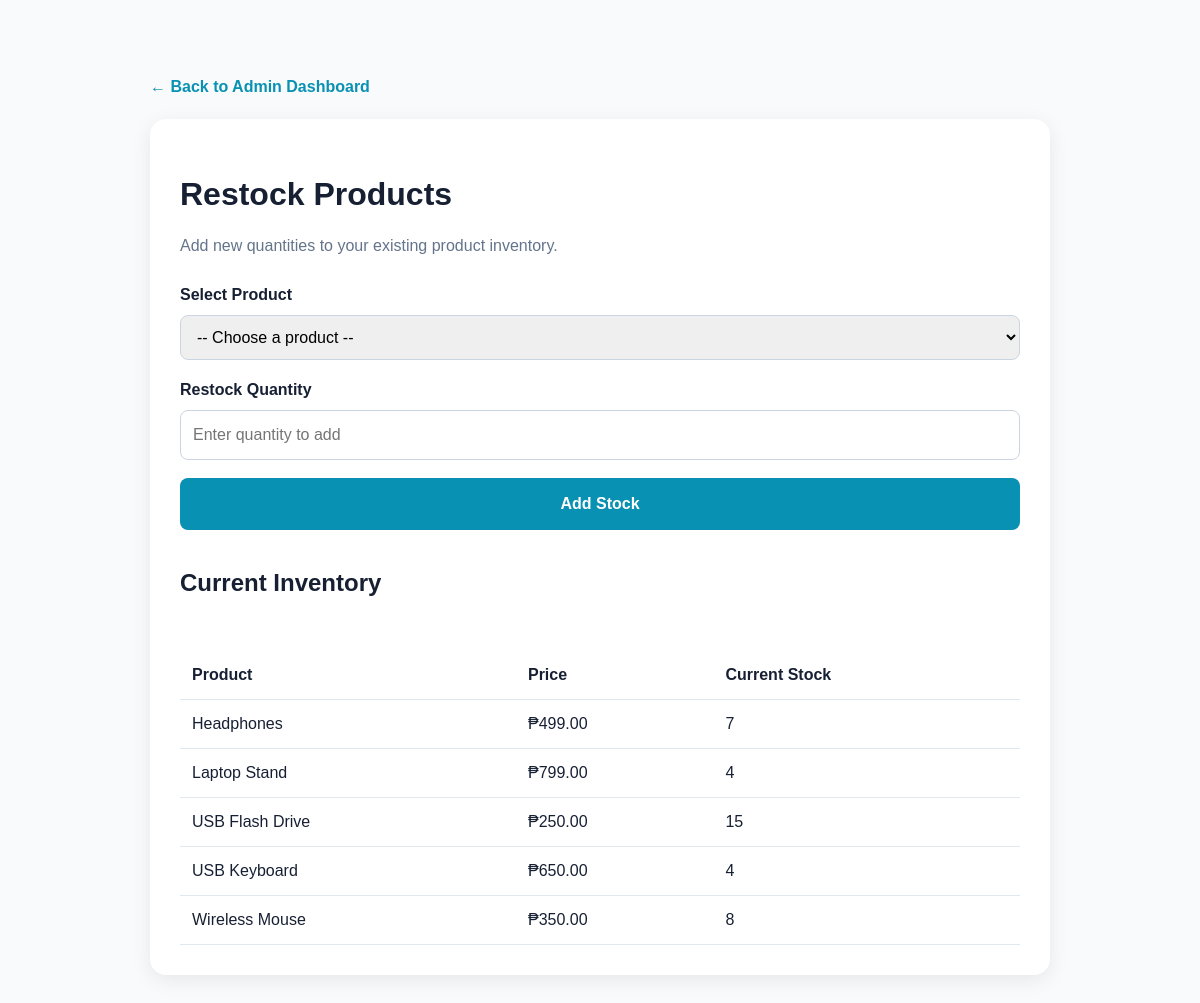
Page /admin/restock (signed in) on the earlier database version.
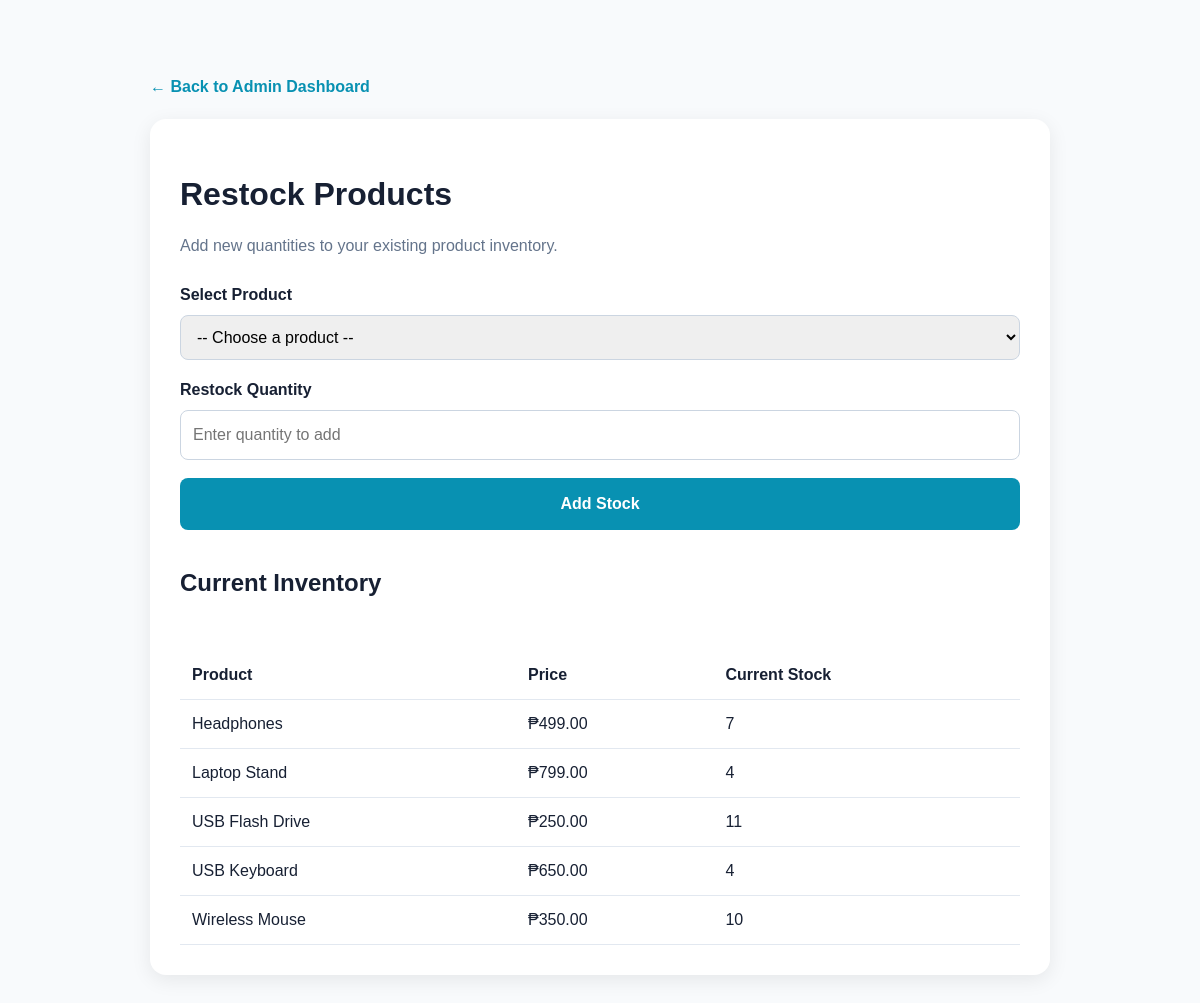
Same page on the later database version.
### tables this page shows
CREATE TABLE products (
            id INTEGER PRIMARY KEY AUTOINCREMENT,
            name TEXT NOT NULL,
            description TEXT,
            price REAL NOT NULL CHECK(price >= 0),
            stock INTEGER NOT NULL DEFAULT 0 CHECK(stock >= 0)
        );

### app.py (the view, shortened to what this page needs)
@app.route("/admin/restock", methods=["GET", "POST"])
@admin_required
def restock_products():
    connection = get_connection()
    try:
        product_columns = get_columns(
            connection, "products"
        )
        product_id_column = find_column(
            product_columns, "product_id", "id"
        )
        if (
            not product_id_column
            or not {"name", "price", "stock"}.issubset(product_columns)
        ):
            raise RuntimeError(
                "The products table must contain ID, name, price, and stock."
            )
        product_id_sql = quote_identifier(
            product_id_column
        )
        products = connection.execute(
            f"""
            SELECT
                {product_id_sql} AS id,
                name,
                price,
                stock
            FROM products
            ORDER BY name
            """
        ).fetchall()
        return render_template(
            "restock.html",
            products=products
        )
    finally:
        connection.close()

### app.py (called while the page is built)
def get_columns(connection, table):
    rows = connection.execute(
        f'PRAGMA table_info("{table}")'
    ).fetchall()
    return {
        row["name"] if isinstance(row, sqlite3.Row) else row[1]
        for row in rows
    }

def find_column(columns, *names):
    for name in names:
        if name in columns:
            return name
    return None

def quote_identifier(identifier):
    return '"' + identifier.replace('"', '""') + '"'

def admin_required(view_function):
    @wraps(view_function)
    def wrapper(*args, **kwargs):
        if not session.get("is_admin"):
            return redirect(url_for("admin_login"))
        return view_function(*args, **kwargs)
    return wrapper

### database.py (called while the page is built)
def get_connection():
    connection = sqlite3.connect(DATABASE_PATH)
    connection.row_factory = sqlite3.Row
    connection.execute("PRAGMA foreign_keys = ON")
    return connection

### templates/restock.html (shortened to what this page needs)
<!DOCTYPE html>
<html lang="en">
<head>
    <link rel="stylesheet"
          href="{{ url_for('static', filename='css/style.css') }}">
</head>
<body>
<div class="restock-container">
    <a href="{{ url_for('order_dashboard') }}" class="back-link">
        ← Back to Admin Dashboard
    </a>
    <div class="restock-card">
        <h1>Restock Products</h1>
        <p>
            Add new quantities to your existing product inventory.
        </p>
        <form method="POST" class="restock-form">
            <div>
                <label for="product_id">
                    Select Product
                </label>
                <select name="product_id"
                        id="product_id"
                        required>
                    <option value="">-- Choose a product --</option>
                </select>
            </div>
            <div>
                <label for="quantity">
                    Restock Quantity
                </label>
                <input type="number"
                       name="quantity"
                       id="quantity"
                       min="1"
                       step="1"
                       placeholder="Enter quantity to add"
                       required>
            </div>
            <button type="submit" class="restock-button">
                Add Stock
            </button>
        </form>
        <h2 style="margin-top:35px;">
            Current Inventory
        </h2>
        <div style="overflow-x:auto;">
            <table class="restock-table">
                <thead>
                    <tr>
                        <th>Product</th>
                        <th>Price</th>
                        <th>Current Stock</th>
                    </tr>
                </thead>
                <tbody>
                    {% for product in products %}
                        <tr>
                            <td>{{ product['name'] }}</td>
                            <td>
                                ₱{{ "%.2f"|format(product['price']|float) }}
                            </td>
                            <td>
                                {{ product['stock'] }}
                            </td>
                        </tr>
                    {% else %}
                        <tr>
                            <td colspan="3">
                                No products found in inventory.
                            </td>
                        </tr>
                    {% endfor %}
                </tbody>
            </table>
        </div>
    </div>
</div>
</body>
</html>

Differences in the rows shown:
changed products "USB Flash Drive": stock "15" → "11"
changed products "Wireless Mouse": stock "8" → "10"
